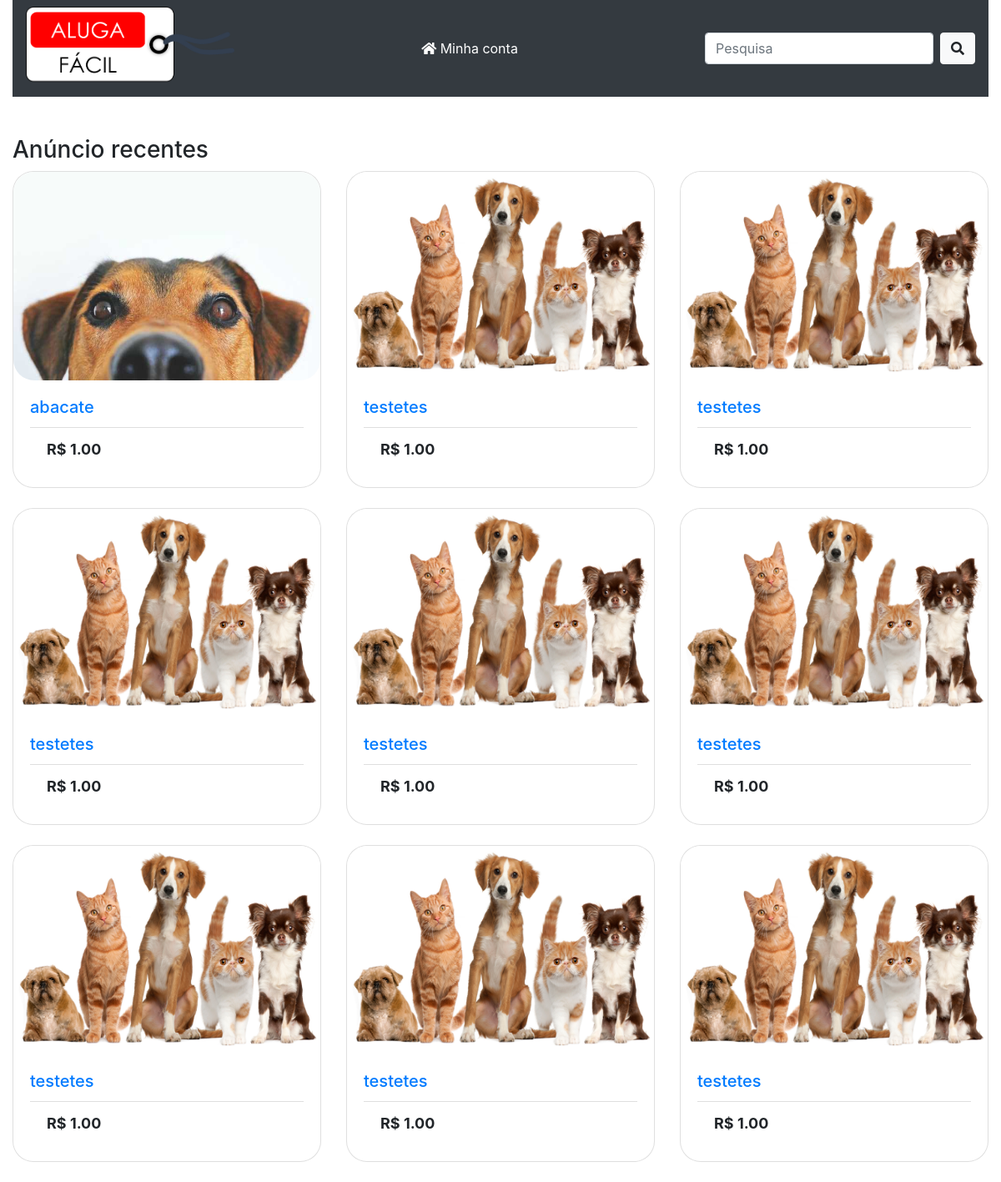
The page / on the database its author committed.
### aluga/models.py (models this page shows)
class Item(models.Model):
	user = models.ForeignKey(User, on_delete=models.CASCADE)
	nome = models.CharField(max_length=30)
	preco = models.DecimalField(max_digits=10, decimal_places=2, default=1)
	descricao = models.CharField(max_length=100)
	imagem = models.ImageField(upload_to='itens', null=True, blank=True)
	categoria_choices = (('Calçados', 'Calçados'), ('Roupas', 'Roupas'),
		('Eletrodomésticos', 'Eletrodomésticos'), ('Imóveis', 'Imóveis'), ('Outros', 'Outros'))
	categoria = models.CharField(max_length=16, choices=categoria_choices, default='calcados')

### aluga/views.py (the view)
# urls.py: path('', views.main, name='inicio'),
def main(request):
        lista = list(Item.objects.all())[::-1]
        itens = []
        for i in range(9):
            try:
                itens.append(lista[i])
            except Exception as e:
                break
        return render(request, 'inicio.html',{'itens':itens})

### aluga/templates/inicio.html
{% extends 'base1.html' %}
{% load static %}
{% block container %}
	<h3>Anúncio recentes</h3>
	<div class="row">
		{% for item in itens %}
		<div class="col-xl-4 col-lg-6 col-md-6 col-sm-12">
			<div class="card" style="border-radius: 25px">
			  <a href="{% url 'itemver' item.id %}"><img class="card-img-top" src="{{ item.imagem.url }}"  width="250px" height="250px" style="border-radius: 25px "></a>
			  <div class="card-body">
			    <a href="{% url 'itemver' item.id %}" class="titulo"><h5 class="card-title "> {{ item.nome }} </h5></a>
			  <ul class="list-group list-group-flush">
			    <li class="list-group-item">
			    	<span style="font-size: 18px; font-weight: bold">R$ {{ item.preco }} </span></li>
			  </ul>
			  </div>
			</div>
			<br>
		</div>
		{% endfor %}
	</div>
{% endblock %}

### aluga/templates/base1.html (shortened to what this page needs)
<!DOCTYPE html>
<html>
<head>
	<link rel="stylesheet" href="https://stackpath.bootstrapcdn.com/bootstrap/4.3.1/css/bootstrap.min.css">
<link rel="stylesheet" href="https://use.fontawesome.com/releases/v5.3.1/css/all.css">
</head>
<body >
<div class="container-fluid">
		{% load static %}
	<div class="row">
    <div class="col">
    <nav class="navbar navbar-expand-md navbar-dark bg-dark " style="margin-bottom: 2%">
    <a href="{% url 'inicio' %}"><img src="{% static 'LOGO_ALUGAFACIL.png' %}" width="250" height="100"></a>
    <div class="collapse navbar-collapse" id="navbarSupportedContent">
      <ul class="navbar-nav mx-auto">
        <li class="nav-item active">
          <a class="nav-link" href="{% url 'meusitens' %}"><i class="fas fa-home"></i> Minha conta</a>
      </ul>
      <form class="form-inline" method="post" action="{% url 'procura' %}">
        <input class="form-control mr-sm-2" name="procura" type="search" placeholder="Pesquisa" aria-label="Search">
        <button class="btn btn-light my-sm-0" type="submit"><i class="fas fa-search"></i></button>
      </form>
    </div>
    </div>
	</div>
	<br>
{% block container %}
{% endblock %}
</div>
</body>
</html>

### aluga/templates/base1.html (style rules this page uses)
* { box-sizing: border-box; }

### rows shown on the page
Item: imagem (picture), nome "abacate", preco "1.00"
Item: imagem (picture), nome "testetes", preco "1.00"
Item: imagem (picture), nome "testetes", preco "1.00"
Item: imagem (picture), nome "testetes", preco "1.00"
Item: imagem (picture), nome "testetes", preco "1.00"
Item: imagem (picture), nome "testetes", preco "1.00"
Item: imagem (picture), nome "testetes", preco "1.00"
Item: imagem (picture), nome "testetes", preco "1.00"
Item: imagem (picture), nome "testetes", preco "1.00"
